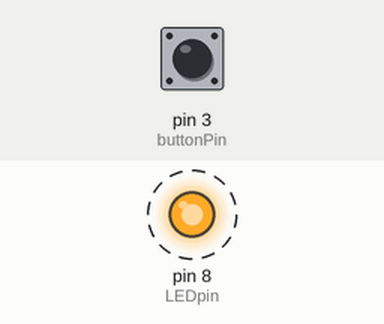
Simulated run of this sketch. Board: Arduino Uno, built with avr-gcc and run on an emulated ATmega328P. On the bench: output pins drawn as LEDs (lit = HIGH). Dashed ring = blinking. Inputs (shaded band) come from the test bench; at power-on: pin 3 (buttonPin) LOW.

Above: at 0.5 s.
Timing chart, 0 to 4.6 s (numbered marks = the images above):
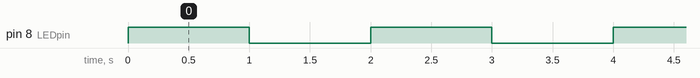

Measured:
- by itself, pin 8 (LEDpin): alternates HIGH for 1.0 s and LOW for 1.0 s

The sketch:

03.ino
```cpp
const int buttonPin = 3, LEDpin = 8;
int t;
void setup() {
  pinMode(buttonPin, INPUT);
  pinMode(LEDpin, OUTPUT);
}

void loop() {
  int button = digitalRead(buttonPin);
  if (button == HIGH) {
    digitalWrite(LEDpin, HIGH);
    delay(250);
    digitalWrite(LEDpin, LOW);
    delay(250);
  } else {
    digitalWrite(LEDpin, HIGH);
    delay(1000);
    digitalWrite(LEDpin, LOW);
    delay(1000);
  }
}

void setDelay(int delay) {
  t = delay;
}
```
